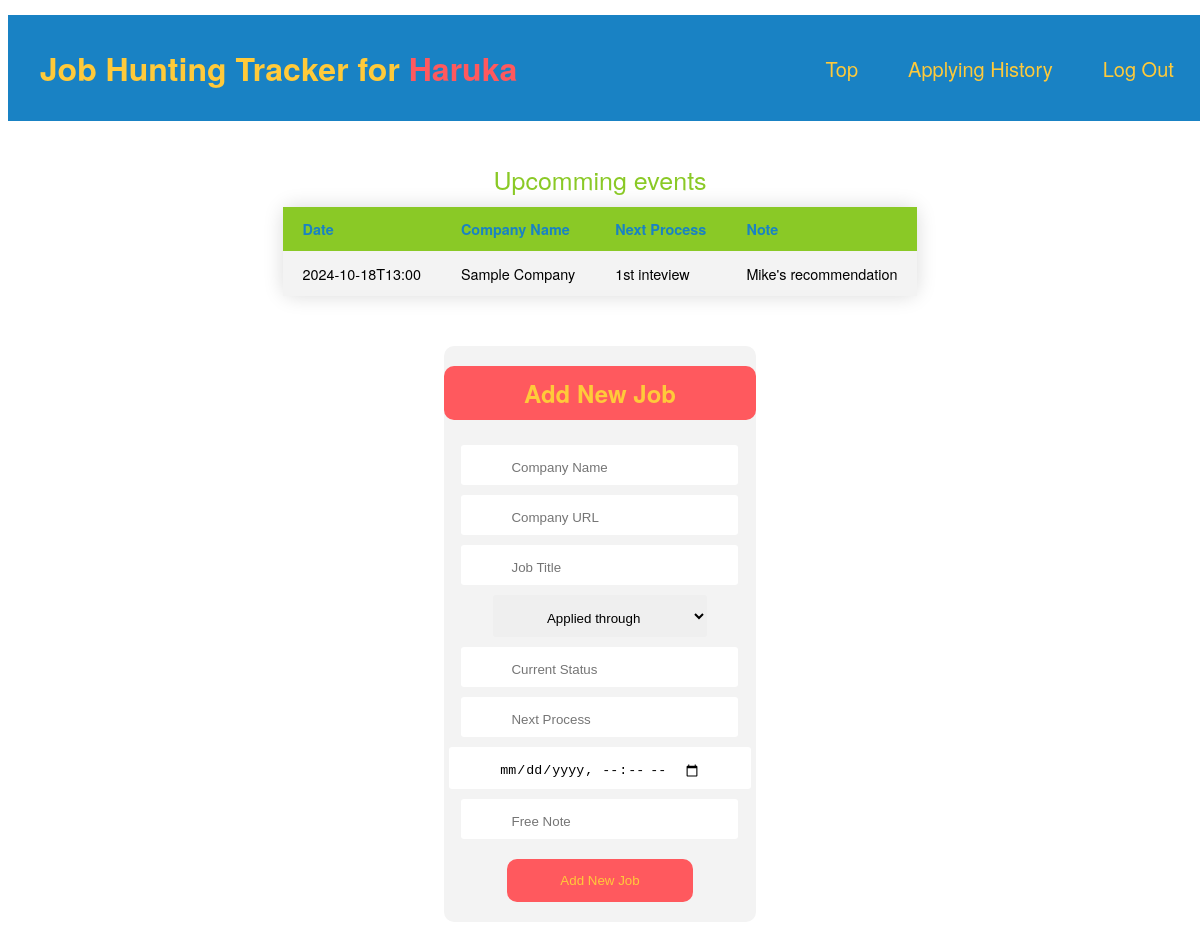
The page / (signed in) on the database its author committed.
### tables this page shows
CREATE TABLE users (user_id INTEGER PRIMARY KEY, user_name UNIQUE, hash);

CREATE TABLE jobs (job_id INTEGER PRIMARY KEY, user_id INTEGER, recorded_date TEXT, company_name TEXT NOT NULL, company_url TEXT, job_title TEXT, applied_through TEXT, current_status TEXT, next_process TEXT, next_date TEXT, note TEXT);

### app.py (the view, shortened to what this page needs)
@app.route("/", methods=["GET", "POST"])
@login_required
def index():
    name = get_user_name(db, session)
    if request.method == "GET":
        name = get_user_name(db, session)
        rows = db.execute(
            "SELECT next_date, company_name, next_process, note FROM jobs WHERE user_id = ? AND \
                next_date <= DATETIME('now', '14 days')",
            (session.get("user_id"), )
        ).fetchall()
        return render_template("index.html", name=name, rows=rows)

### app.py (called while the page is built)
@app.after_request
def after_request(response):
    response.headers["Cache-Control"] = "no-cache, no-store, must-revalidate"
    response.headers["Expires"] = 0
    response.headers["Pragma"] = "no-cache"
    return response

### helpers.py (called while the page is built)
def login_required(f):
    @wraps(f)
    def decorated_function(*args, **kwargs):
        if session.get("user_id") is None:
            return redirect("/login")
        return f(*args, **kwargs)
    return decorated_function

def get_user_name(db, session):
    if session.get("user_id") is None:
        return ""
    else:
        name = db.execute(
            "SELECT * FROM users WHERE user_id = ?", (session.get("user_id"), )
        ).fetchone()
    return name[1].capitalize()

### templates/index.html (shortened to what this page needs)
{% extends "layout.html" %}
{% block main %}
    <div>
    <table>
      <caption>Upcomming events</caption>
      <tr>
        <th>Date</th>
        <th>Company Name</th>
        <th>Next Process</th>
        <th>Note</th>
      </tr>
      {% for row in rows %}
      <tr>
        <td>{{ row[0] }}</td>
        <td>{{ row[1] }}</td>
        <td>{{ row[2] }}</td>
        <td>{{ row[3] }}</td>
      </tr>
      {% endfor %}
    </table>
    </div>
    <div id = "add_job">
    <form action="/" method="post">
      <h2>Add New Job</h2>
      <input type ="text" name = "companyname" required placeholder = "Company Name"><br>
      <input type ="url" name = "companyurl" placeholder = "Company URL"><br>
      <input type ="text" name = "jobtitle" placeholder = "Job Title"><br>
      <select name = "appliedthrough" required>
        <option value="null" disabled selected>Applied through</option>
      </select><br>
      <input type ="text" name = "currentstatus" placeholder = "Current Status"><br>
      <input type ="text" name = "nextprocess" placeholder = "Next Process"><br>
      <input type="datetime-local" name="nextdate"><br>
      <input type = "text" name = "note" placeholder = "Free Note" rows = 2><br>
      <button type = "submit">Add New Job</button>
    </form>
    </div>
{% endblock %}

### templates/layout.html (shortened to what this page needs)
<!DOCTYPE html>
<html lang="en">
          <head>
               <link href="/static/styles.css" rel="stylesheet">
          </head>
          <body>
               <header>
                    <div class = "header">
                         <h1>Job Hunting Tracker
                              {% if session["user_id"] %}
                                   for<font color="#ff595e"> {{ name }} </font>
                              {% endif %}
                         </h1>
                         <nav>
                           <ul>
                             <li><a href="/">Top</a></li>
                             <li><a href="/history">Applying History</a></li>
                             {% if session["user_id"] %}
                                   <li><a href="/logout">Log Out</a></li>
                             {% else %}
                                   <li><a href="/login">Log In</a></li>
                             {% endif %}
                           </ul>
                         </nav>
                         </div>
               </header>
               <main>
               {% block main %}{% endblock %}
          </body>
</html>

### static/styles.css (style rules this page uses)
body { font-family: "Helvetica Neue", Arial; }
div { margin: 15px 0px; display: flex; justify-content: center; }
div.header { width: 100%; padding: 10px 1% 10px; background-color: #1982c4; top: 0; display: flex; align-items: center; }
nav { margin: 0 30px 0 auto; }
a { color: #ffca3a; text-decoration: None; }
ul { list-style: None; margin: 0; display: flex; }
li { color: #ffca3a; margin: 0 0 0 50px; font-size: 20px; }
h1 { color: #ffca3a; margin: 5px; padding: 15px; }
caption { font-size: 25px; margin: 10px; padding: 0px 10px; color: #8ac926; }
table { border-radius: 10px; border-collapse: collapse; margin: 15px 25px; font-size: 0.9em; min-width: 600px; box-shadow: 0 0 20px rgba(0, 0, 0, 0.15); }
th { background-color: #8ac926; color: #1982c4; text-align: left; }
th, td { padding: 12px 20px; }
tr:nth-of-type(even) { background-color: #f3f3f3; }
form { max-width: 400px; margin: 20px; text-align: center; background-color: #f3f3f3; border-radius: 10px; }
form h2 { text-align:center; padding: 10px 0 10px 0; background-color: #ff595e; border-radius: 10px; color: #ffca3a; }
input, select { margin: 5px; border: None; margin-bottom: 5px; padding: 15px 50px 10px; border-radius: 3px; }
button { padding: 14px; margin-top: 15px; margin-bottom: 20px; background-color: #ff595e; border-radius: 10px; border: None; cursor: pointer; width: 60%; color: #ffca3a; }

### rows shown on the page
users: user_name "Haruka"
jobs: next_date "2024-10-18T13:00", company_name "Sample Company", next_process "1st inteview", note "Mike's recommendation"
